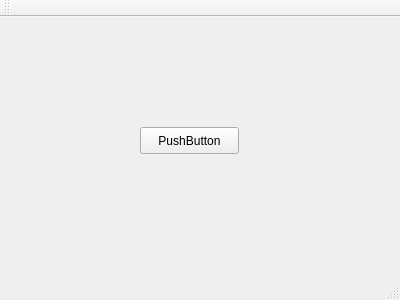
<?xml version="1.0" encoding="UTF-8"?>
<ui version="4.0">
 <class>MainWindow</class>
 <widget class="QMainWindow" name="MainWindow">
  <property name="geometry">
   <rect>
    <x>0</x>
    <y>0</y>
    <width>400</width>
    <height>300</height>
   </rect>
  </property>
  <property name="windowTitle">
   <string>MainWindow</string>
  </property>
  <widget class="QWidget" name="centralWidget">
   <widget class="QPushButton" name="pushButton">
    <property name="geometry">
     <rect>
      <x>140</x>
      <y>110</y>
      <width>99</width>
      <height>27</height>
     </rect>
    </property>
    <property name="text">
     <string>PushButton</string>
    </property>
   </widget>
  </widget>
  <widget class="QMenuBar" name="menuBar">
   <property name="geometry">
    <rect>
     <x>0</x>
     <y>0</y>
     <width>400</width>
     <height>25</height>
    </rect>
   </property>
  </widget>
  <widget class="QToolBar" name="mainToolBar">
   <attribute name="toolBarArea">
    <enum>TopToolBarArea</enum>
   </attribute>
   <attribute name="toolBarBreak">
    <bool>false</bool>
   </attribute>
  </widget>
  <widget class="QStatusBar" name="statusBar"/>
 </widget>
 <layoutdefault spacing="6" margin="11"/>
 <resources/>
 <connections/>
</ui>
